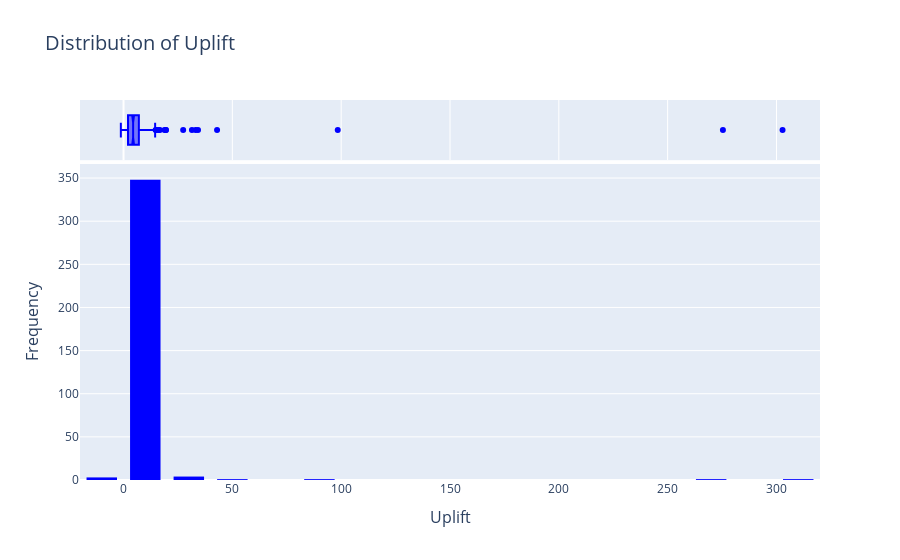

Here is the notebook cell this chart was saved with:
### Code cell
# Create the histogram
fig = px.histogram(df_x, x='uplift', nbins=20, marginal='box', 
                   title='Distribution of Uplift',
                   labels={'uplift': 'Uplift'},
                   color_discrete_sequence=['blue'])

# Update layout for better aesthetics
fig.update_layout(
    xaxis_title='Uplift',
    yaxis_title='Frequency',
    title_font_size=20,
    xaxis_title_font_size=16,
    yaxis_title_font_size=16,
    bargap=0.3
)

# Show the plot
fig.show()

### Figure 1 — Plotly figure (JSON) as saved in the notebook; plotly's stock layout.template omitted (floating-point values rounded to 4 significant figures; data arrays with more than 128 entries replaced by an {"elided": "..."} marker saying what was removed)
{"data": [{"alignmentgroup": "True", "bingroup": "x", "hovertemplate": "Uplift=%{x}<br>count=%{y}<extra></extra>", "legendgroup": "", "marker": {"color": "blue"}, "name": "", "nbinsx": 20, "offsetgroup": "", "orientation": "v", "showlegend": false, "type": "histogram", "x": {"elided": "359 float values"}, "xaxis": "x", "yaxis": "y"}, {"alignmentgroup": "True", "hovertemplate": "Uplift=%{x}<extra></extra>", "legendgroup": "", "marker": {"color": "blue"}, "name": "", "notched": true, "offsetgroup": "", "showlegend": false, "type": "box", "x": {"elided": "359 float values"}, "xaxis": "x2", "yaxis": "y2"}], "layout": {"bargap": 0.3, "barmode": "relative", "legend": {"tracegroupgap": 0}, "title": {"font": {"size": 20}, "text": "Distribution of Uplift"}, "xaxis": {"anchor": "y", "domain": [0, 1], "title": {"font": {"size": 16}, "text": "Uplift"}}, "xaxis2": {"anchor": "y2", "domain": [0, 1], "matches": "x", "showgrid": true, "showticklabels": false}, "yaxis": {"anchor": "x", "domain": [0, 0.8316], "title": {"font": {"size": 16}, "text": "Frequency"}}, "yaxis2": {"anchor": "x2", "domain": [0.8416, 1], "matches": "y2", "showgrid": false, "showline": false, "showticklabels": false, "ticks": ""}}}
